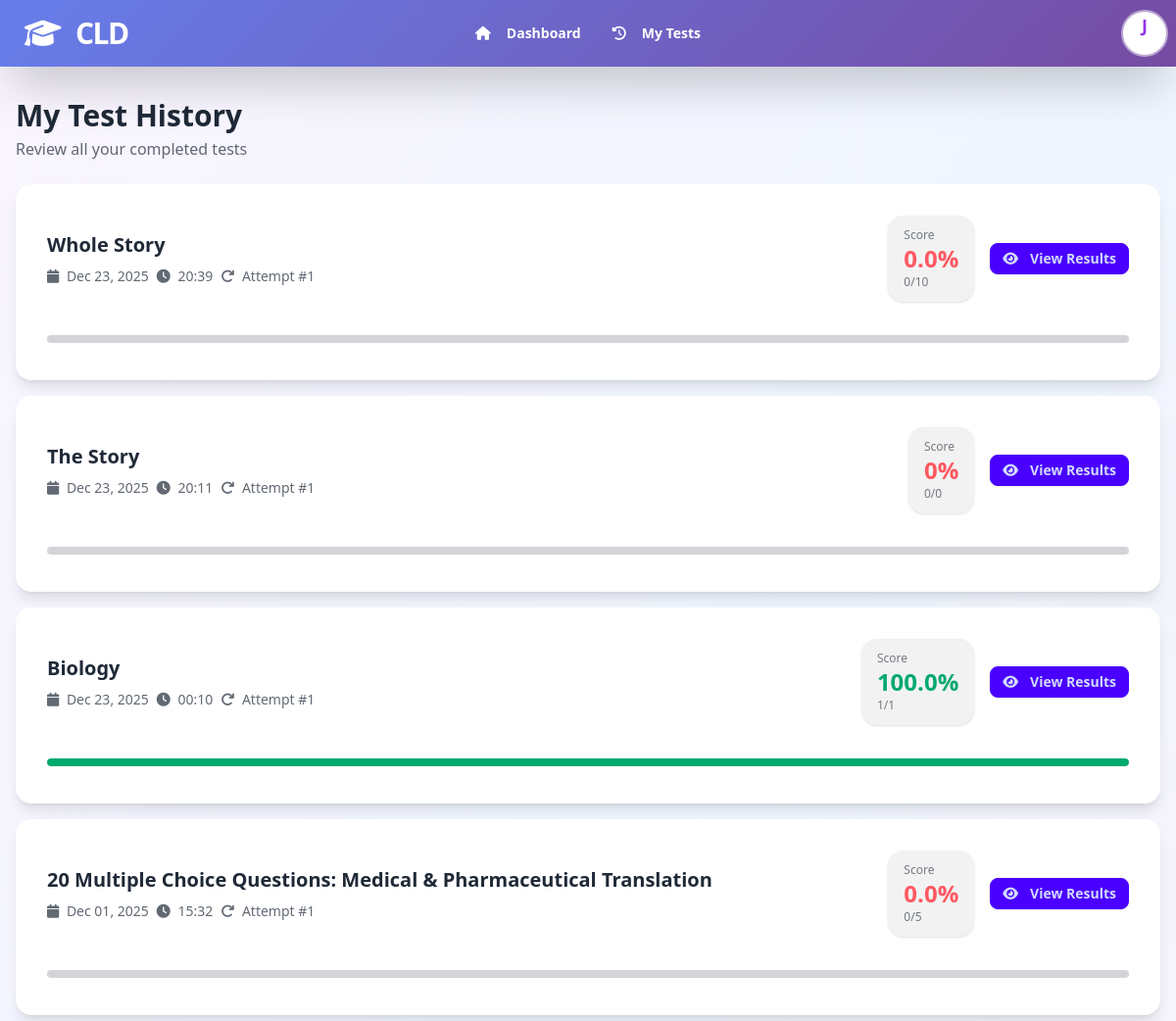
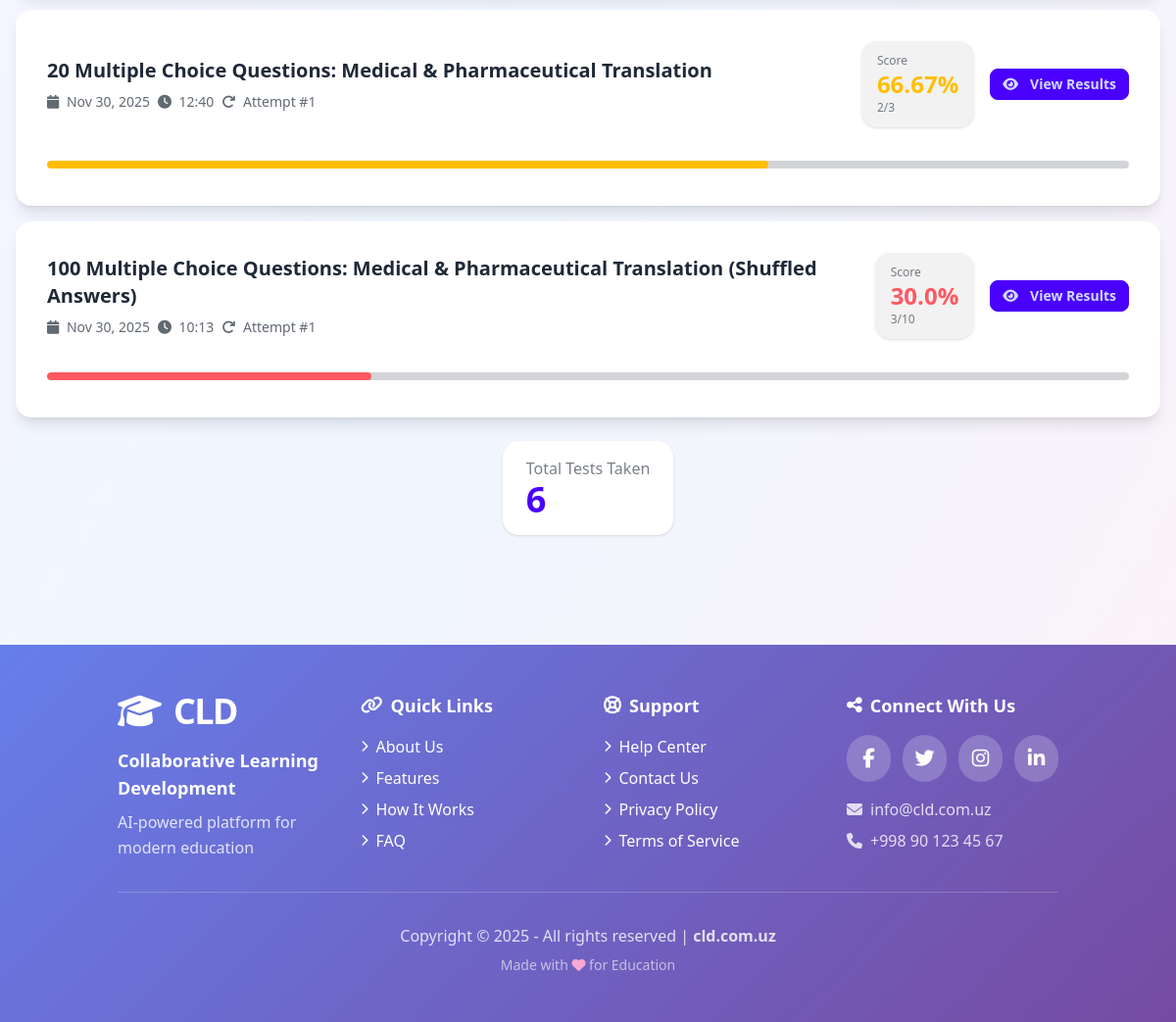
The page /history/ (signed in) on the database as committed earlier (2 pictures, top to bottom).
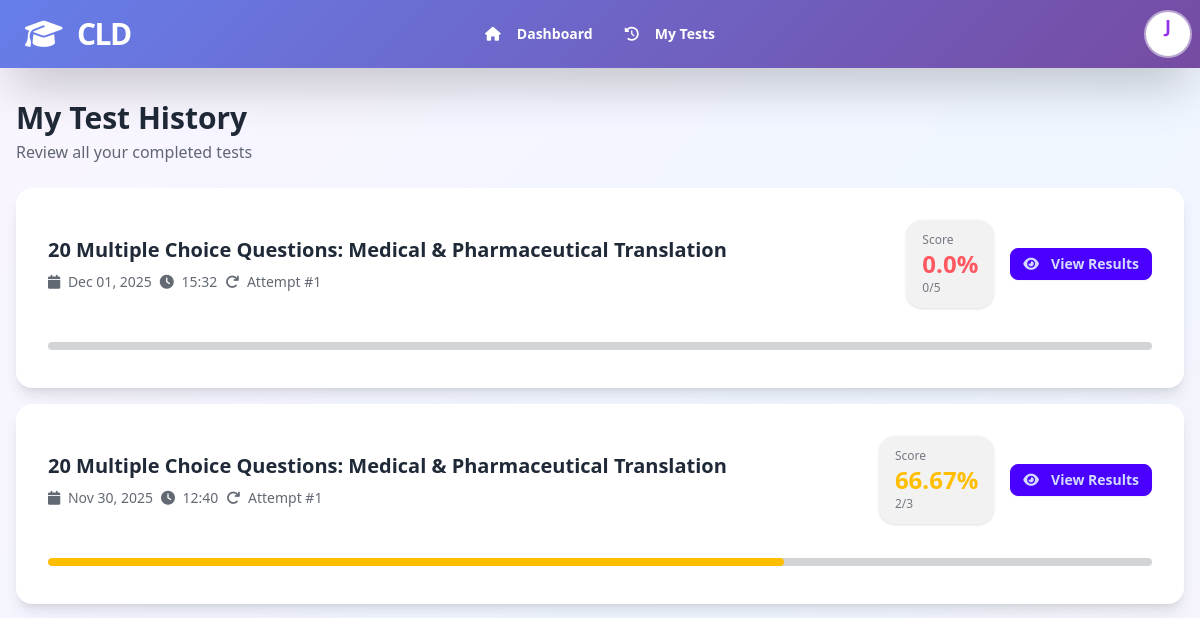
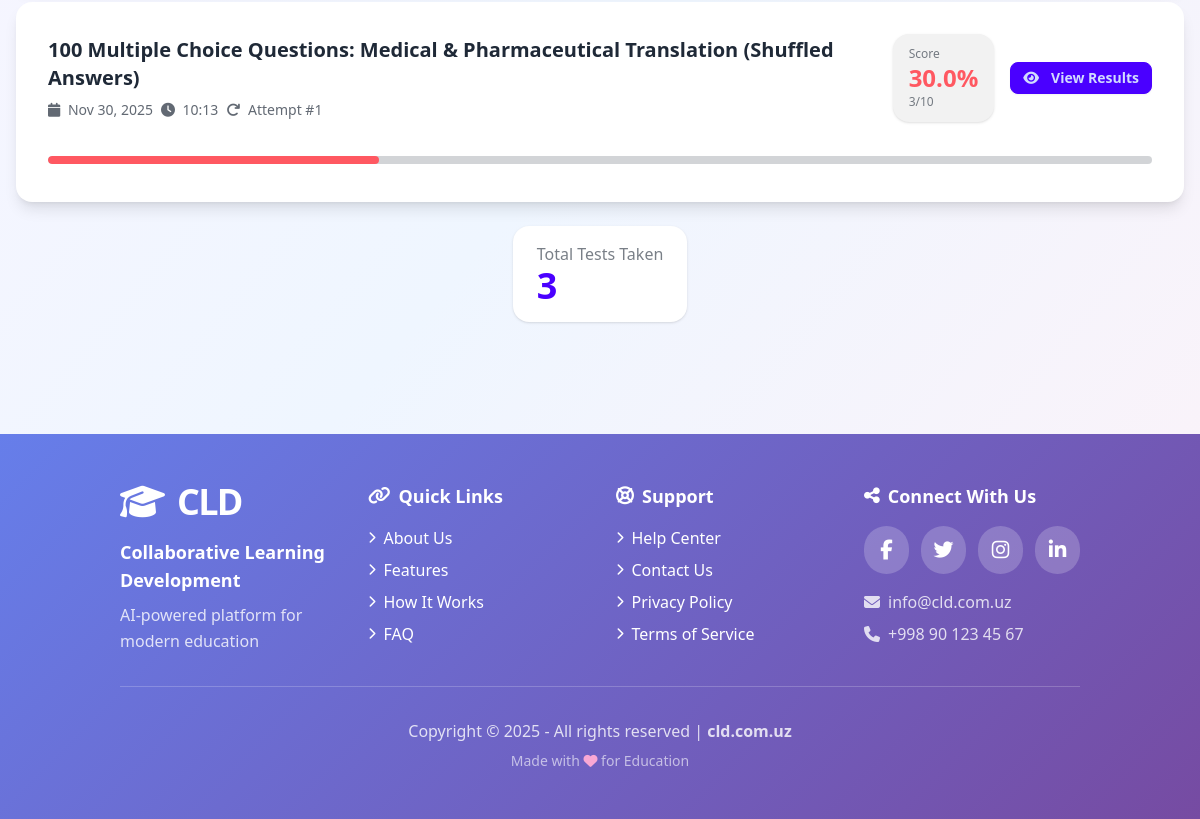
The same page on the database as committed later (2 pictures, top to bottom).
### quizapp/models.py (models this page shows, shortened)
class User(AbstractUser):
    email = models.EmailField(unique=True, blank=False)
    ROLE_CHOICES = [
        ('teacher', 'Teacher'),
        ('student', 'Student'),
    ]
    role = models.CharField(
        max_length=10,
        choices=ROLE_CHOICES,
        default='student'
    )
    email_verified = models.BooleanField(default=False)
    verification_token = models.CharField(max_length=100, blank=True, null=True)
    telegram_id = models.BigIntegerField(unique=True, null=True, blank=True, db_index=True)
    created_at = models.DateTimeField(auto_now_add=True)
    updated_at = models.DateTimeField(auto_now=True)
    USERNAME_FIELD = 'email'
    REQUIRED_FIELDS = ['username', 'first_name', 'last_name']
    class Meta:
        indexes = [
            models.Index(fields=['email']),
            models.Index(fields=['role']),
        ]
    def get_full_name(self):
        return f"{self.first_name} {self.last_name}".strip() or self.username

class StudentAttempt(models.Model):
    assignment = models.ForeignKey(Assignment, on_delete=models.CASCADE, related_name='attempts')
    student = models.ForeignKey(User, on_delete=models.CASCADE, related_name='attempts')
    attempt_number = models.IntegerField(default=1)
    auto_score = models.IntegerField(default=0, help_text="Auto-graded score")
    total_possible = models.IntegerField(default=0, help_text="Total possible points")
    started_at = models.DateTimeField(auto_now_add=True)
    finished_at = models.DateTimeField(null=True, blank=True)
    is_completed = models.BooleanField(default=False)
    current_question_index = models.IntegerField(default=0)
    is_terminated = models.BooleanField(default=False, help_text="Test terminated due to cheating")
    termination_reason = models.CharField(max_length=255, blank=True, help_text="Reason for termination")
    terminated_at = models.DateTimeField(null=True, blank=True)
    questions_answered = models.IntegerField(default=0, help_text="Number of questions answered before termination")
    time_taken_seconds = models.IntegerField(null=True, blank=True, help_text="Time taken to complete in seconds")
    class Meta:
        ordering = ['-started_at']
        indexes = [
            models.Index(fields=['assignment', 'student']),
            models.Index(fields=['student', '-started_at']),
            models.Index(fields=['assignment', 'is_completed']),
        ]
        unique_together = ['assignment', 'student', 'attempt_number']
    def calculate_percentage(self):
        if self.total_possible == 0:
            return 0
        return round((self.auto_score / self.total_possible) * 100, 2)

class Assignment(models.Model):
    test = models.ForeignKey(Test, on_delete=models.CASCADE, related_name='assignments')
    access_token = models.CharField(max_length=20, unique=True, db_index=True)
    opens_at = models.DateTimeField(null=True, blank=True)
    closes_at = models.DateTimeField(null=True, blank=True)
    allow_retakes = models.BooleanField(default=True)
    max_attempts = models.IntegerField(default=3, help_text="0 means unlimited")
    show_results_immediately = models.BooleanField(default=True)
    show_correct_answers = models.BooleanField(default=True)
    created_at = models.DateTimeField(auto_now_add=True)
    is_active = models.BooleanField(default=True)
    class Meta:
        indexes = [
            models.Index(fields=['access_token']),
            models.Index(fields=['test', 'is_active']),
        ]

class Test(models.Model):
    TEST_CREATION_METHODS = [
        ('ai', 'AI Generated'),
        ('manual', 'Manual Input'),
    ]
    teacher = models.ForeignKey(User, on_delete=models.CASCADE, related_name='tests')
    title = models.CharField(max_length=255)
    description = models.TextField(null=True, blank=True)
    creation_method = models.CharField(
        max_length=10,
        choices=TEST_CREATION_METHODS,
        default='ai'
    )
    teacher_prompt = models.TextField(help_text="Original teacher request", blank=True)
    llm_response = models.JSONField(null=True, blank=True, help_text="Raw LLM JSON response")
    difficulty = models.CharField(max_length=50, null=True, blank=True)
    topic = models.CharField(max_length=255, null=True, blank=True)
    timer_minutes = models.IntegerField(
        null=True,
        blank=True,
        help_text="Time limit in minutes (leave empty for no limit)"
    )
    created_at = models.DateTimeField(auto_now_add=True)
    updated_at = models.DateTimeField(auto_now=True)
    class Meta:
        ordering = ['-created_at']
        indexes = [
            models.Index(fields=['teacher', '-created_at']),
        ]

### webapp/views.py (the view)
# urls.py: path('history/', views.student_history_view, name='student_history'),
@login_required
def student_history_view(request):
    if request.user.role != 'student':
        return redirect('webapp:dashboard')
    attempts = StudentAttempt.objects.filter(
        student=request.user,
        is_completed=True
    ).select_related('assignment__test').order_by('-finished_at')
    return render(request, 'student/history.html', {'attempts': attempts})

### webapp/templates/student/history.html (shortened to what this page needs)
{% extends 'base.html' %}
{% block content %}
<div class="space-y-6">
    <div>
        <h1 class="text-3xl font-bold">My Test History</h1>
        <p class="text-base-content/70 mt-1">Review all your completed tests</p>
    </div>
    {% if attempts %}
    <div class="grid gap-4">
        {% for attempt in attempts %}
        <div class="card bg-base-100 shadow-lg hover:shadow-xl transition-shadow">
            <div class="card-body">
                <div class="flex flex-col md:flex-row justify-between items-start md:items-center gap-4">
                    <div class="flex-1">
                        <h3 class="card-title text-xl mb-2">
                            {{ attempt.assignment.test.title }}
                        </h3>
                        <div class="flex flex-wrap gap-2 text-sm text-base-content/70">
                            <span>
                                <i class="fas fa-calendar mr-1"></i>
                                {{ attempt.finished_at|date:"M d, Y" }}
                            </span>
                            <span>
                                <i class="fas fa-clock mr-1"></i>
                                {{ attempt.finished_at|date:"H:i" }}
                            </span>
                            <span>
                                <i class="fas fa-redo mr-1"></i>
                                Attempt #{{ attempt.attempt_number }}
                            </span>
                        </div>
                    </div>
                    <div class="flex items-center gap-4">
                        <div class="stats shadow bg-base-200">
                            <div class="stat py-3 px-4">
                                <div class="stat-title text-xs">Score</div>
                                <div class="stat-value text-2xl {% if attempt.calculate_percentage >= 80 %}text-success{% elif attempt.calculate_percentage >= 60 %}text-warning{% else %}text-error{% endif %}">
                                    {{ attempt.calculate_percentage }}%
                                </div>
                                <div class="stat-desc text-xs">{{ attempt.auto_score }}/{{ attempt.total_possible }}</div>
                            </div>
                        </div>
                        <a href="{% url 'webapp:take_test' attempt.assignment.access_token %}"
                           class="btn btn-primary btn-sm">
                            <i class="fas fa-eye mr-1"></i>
                            View Results
                        </a>
                    </div>
                </div>
                <div class="mt-4">
                    <progress class="progress {% if attempt.calculate_percentage >= 80 %}progress-success{% elif attempt.calculate_percentage >= 60 %}progress-warning{% else %}progress-error{% endif %} w-full"
                              value="{{ attempt.calculate_percentage }}" max="100"></progress>
                </div>
            </div>
        </div>
        {% endfor %}
    </div>
    <div class="flex justify-center mt-8">
        <div class="stats shadow">
            <div class="stat">
                <div class="stat-title">Total Tests Taken</div>
                <div class="stat-value text-primary">{{ attempts.count }}</div>
            </div>
        </div>
    </div>
    {% endif %}
</div>
{% endblock %}

### webapp/templates/base.html (shortened to what this page needs)
<!DOCTYPE html>
<html lang="en" data-theme="light">
<head>
    <link href="https://cdn.jsdelivr.net/npm/daisyui@4.4.19/dist/full.min.css" rel="stylesheet" type="text/css" />
    <script src="https://cdn.tailwindcss.com"></script>
    <link rel="stylesheet" href="https://cdnjs.cloudflare.com/ajax/libs/font-awesome/6.5.1/css/all.min.css" />
</head>
<body class="bg-gradient-to-br from-purple-50 via-blue-50 to-pink-50 min-h-screen">
    <div class="navbar navbar-gradient text-white shadow-2xl sticky top-0 z-50">
        <div class="navbar-start">
            <a href="{% if user.is_authenticated %}{% url 'webapp:dashboard' %}{% else %}{% url 'webapp:landing' %}{% endif %}"
               class="btn btn-ghost normal-case text-3xl font-black tracking-tighter logo-text hover:scale-110 transition-transform duration-300">
                <i class="fas fa-graduation-cap mr-2"></i>CLD
            </a>
        </div>
        {% if user.is_authenticated %}
        <div class="navbar-center hidden lg:flex">
            {% if user.role == 'teacher' %}
            <ul class="menu menu-horizontal px-1 text-white font-semibold">
                <li><a href="{% url 'webapp:dashboard' %}" class="nav-link hover:bg-white/20 rounded-lg"><i class="fas fa-home mr-2"></i> Dashboard</a></li>
                <li><a href="{% url 'webapp:test_list' %}" class="nav-link hover:bg-white/20 rounded-lg"><i class="fas fa-list mr-2"></i> My Tests</a></li>
                <li><a href="{% url 'webapp:create_test' %}" class="nav-link hover:bg-white/20 rounded-lg"><i class="fas fa-plus-circle mr-2"></i> Create Test</a></li>
            </ul>
            {% else %}
            <ul class="menu menu-horizontal px-1 text-white font-semibold">
                <li><a href="{% url 'webapp:dashboard' %}" class="nav-link hover:bg-white/20 rounded-lg"><i class="fas fa-home mr-2"></i> Dashboard</a></li>
                <li><a href="{% url 'webapp:student_history' %}" class="nav-link hover:bg-white/20 rounded-lg"><i class="fas fa-history mr-2"></i> My Tests</a></li>
            </ul>
            {% endif %}
        </div>
        <div class="navbar-end">
            <div class="dropdown dropdown-end">
                <label tabindex="0" class="btn btn-ghost btn-circle avatar avatar-pulse">
                    <div class="w-11 rounded-full bg-white text-purple-600 flex items-center justify-center ring-2 ring-white/50">
                        <span class="text-lg font-black">{{ user.first_name.0|upper }}</span>
                    </div>
                </label>
            </div>
        </div>
        {% endif %}
    </div>
    <main class="main-content-wrapper {% if user.is_authenticated %}has-container{% endif %}">
        {% block content %}
        {% endblock %}
    </main>
    <footer class="footer-gradient text-white mt-20">
        <div class="container mx-auto px-8 py-12">
            <div class="grid grid-cols-1 md:grid-cols-4 gap-8">
                <div>
                    <div class="flex items-center mb-4">
                        <i class="fas fa-graduation-cap text-4xl mr-3"></i>
                        <div class="text-4xl font-black tracking-tighter logo-text">CLD</div>
                    </div>
                    <p class="font-bold text-lg mb-2">Collaborative Learning Development</p>
                    <p class="text-white/80 leading-relaxed">AI-powered platform for modern education</p>
                </div>
                <div>
                    <h3 class="font-bold text-lg mb-4 flex items-center">
                        <i class="fas fa-link mr-2"></i>Quick Links
                    </h3>
                    <ul class="space-y-2">
                        <li><a href="#" class="hover:text-pink-200 transition-colors flex items-center"><i class="fas fa-chevron-right mr-2 text-xs"></i>About Us</a></li>
                        <li><a href="#features" class="hover:text-pink-200 transition-colors flex items-center"><i class="fas fa-chevron-right mr-2 text-xs"></i>Features</a></li>
                        <li><a href="#how-it-works" class="hover:text-pink-200 transition-colors flex items-center"><i class="fas fa-chevron-right mr-2 text-xs"></i>How It Works</a></li>
                        <li><a href="#faq" class="hover:text-pink-200 transition-colors flex items-center"><i class="fas fa-chevron-right mr-2 text-xs"></i>FAQ</a></li>
                    </ul>
                </div>
                <div>
                    <h3 class="font-bold text-lg mb-4 flex items-center">
                        <i class="fas fa-life-ring mr-2"></i>Support
                    </h3>
                    <ul class="space-y-2">
                        <li><a href="#" class="hover:text-pink-200 transition-colors flex items-center"><i class="fas fa-chevron-right mr-2 text-xs"></i>Help Center</a></li>
                        <li><a href="#" class="hover:text-pink-200 transition-colors flex items-center"><i class="fas fa-chevron-right mr-2 text-xs"></i>Contact Us</a></li>
                        <li><a href="#" class="hover:text-pink-200 transition-colors flex items-center"><i class="fas fa-chevron-right mr-2 text-xs"></i>Privacy Policy</a></li>
                        <li><a href="#" class="hover:text-pink-200 transition-colors flex items-center"><i class="fas fa-chevron-right mr-2 text-xs"></i>Terms of Service</a></li>
                    </ul>
                </div>
                <div>
                    <h3 class="font-bold text-lg mb-4 flex items-center">
                        <i class="fas fa-share-alt mr-2"></i>Connect With Us
                    </h3>
                    <div class="flex gap-3 mb-4">
                        <a href="#" class="w-12 h-12 bg-white/20 hover:bg-white/30 rounded-full flex items-center justify-center transition-all hover:scale-110">
                            <i class="fab fa-facebook-f text-xl"></i>
                        </a>
                        <a href="#" class="w-12 h-12 bg-white/20 hover:bg-white/30 rounded-full flex items-center justify-center transition-all hover:scale-110">
                            <i class="fab fa-twitter text-xl"></i>
                        </a>
                        <a href="#" class="w-12 h-12 bg-white/20 hover:bg-white/30 rounded-full flex items-center justify-center transition-all hover:scale-110">
                            <i class="fab fa-instagram text-xl"></i>
                        </a>
                        <a href="#" class="w-12 h-12 bg-white/20 hover:bg-white/30 rounded-full flex items-center justify-center transition-all hover:scale-110">
                            <i class="fab fa-linkedin-in text-xl"></i>
                        </a>
                    </div>
                    <div class="text-white/80">
                        <p class="flex items-center mb-2">
                            <i class="fas fa-envelope mr-2"></i>
                            info@cld.com.uz
                        </p>
                        <p class="flex items-center">
                            <i class="fas fa-phone mr-2"></i>
                            +998 90 123 45 67
                        </p>
                    </div>
                </div>
            </div>
            <div class="border-t border-white/20 mt-8 pt-8 text-center">
                <p class="text-white/80">
                    Copyright © 2025 - All rights reserved |
                    <a href="https://cld.com.uz" class="hover:text-pink-200 font-bold transition-colors">cld.com.uz</a>
                </p>
                <p class="text-sm text-white/60 mt-2">
                    Made with <i class="fas fa-heart text-pink-300"></i> for Education
                </p>
            </div>
        </div>
    </footer>
</body>
</html>

Rows that differ between the two databases and show on the page:
removed StudentAttempt: assignment.test "Whole Story", finished_at "Dec 23, 2025", finished_at "20:39", attempt_number "1", calculate_percentage "0.0", auto_score "0", total_possible "10"
removed StudentAttempt: assignment.test "The Story", finished_at "Dec 23, 2025", finished_at "20:11", attempt_number "1", calculate_percentage "0", auto_score "0", total_possible "0"
removed StudentAttempt: assignment.test "Biology", finished_at "Dec 23, 2025", finished_at "00:10", attempt_number "1", calculate_percentage "100.0", auto_score "1", total_possible "1"
Other text that changed with them:
{{ attempts.count }}: "6" → "3"
